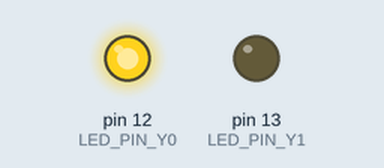
The sketch below on a simulated Arduino Uno, built with avr-gcc and run on an emulated ATmega328P. On the bench: output pins drawn as LEDs (lit = HIGH).

Above: at 0.21 s.
Timing chart, 0 to 3.0 s (numbered marks = the images above):
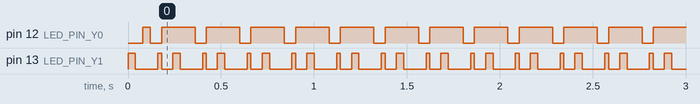

The sketch:

Charlieplex.ino
```cpp
byte LED_PIN_X0 = 10;
byte LED_PIN_X1 = 11;
byte LED_PIN_Y0 = 12;
byte LED_PIN_Y1 = 13;
int DELAY = 20;

void setup()
{
  pinMode(LED_PIN_X0, INPUT);
  digitalWrite(LED_PIN_X0, LOW);
  pinMode(LED_PIN_X1, INPUT);
  digitalWrite(LED_PIN_X1, LOW);
  pinMode(LED_PIN_Y0, INPUT);
  digitalWrite(LED_PIN_Y0, LOW);
  pinMode(LED_PIN_Y1, INPUT);
  digitalWrite(LED_PIN_Y1, LOW);
}

void loop()
{
  pinMode(LED_PIN_Y1, OUTPUT);
  digitalWrite(LED_PIN_Y1, HIGH);
  pinMode(LED_PIN_X1, OUTPUT);
  digitalWrite(LED_PIN_X1, LOW);
  delay(DELAY);
  pinMode(LED_PIN_Y1, INPUT);
  pinMode(LED_PIN_X1, INPUT);

  pinMode(LED_PIN_Y1, OUTPUT);
  digitalWrite(LED_PIN_Y1, HIGH);
  pinMode(LED_PIN_X0, OUTPUT);
  digitalWrite(LED_PIN_X0, LOW);
  delay(DELAY);
  pinMode(LED_PIN_Y1, INPUT);
  pinMode(LED_PIN_X0, INPUT);

  pinMode(LED_PIN_X1, OUTPUT);
  digitalWrite(LED_PIN_X1, HIGH);
  pinMode(LED_PIN_Y1, OUTPUT);
  digitalWrite(LED_PIN_Y1, LOW);
  delay(DELAY);
  pinMode(LED_PIN_X1, INPUT);
  pinMode(LED_PIN_Y1, INPUT);

  pinMode(LED_PIN_X0, OUTPUT);
  digitalWrite(LED_PIN_X0, HIGH);
  pinMode(LED_PIN_Y1, OUTPUT);
  digitalWrite(LED_PIN_Y1, LOW);
  delay(DELAY);
  pinMode(LED_PIN_X0, INPUT);
  pinMode(LED_PIN_Y1, INPUT);

  pinMode(LED_PIN_Y0, OUTPUT);
  digitalWrite(LED_PIN_Y0, HIGH);
  pinMode(LED_PIN_X1, OUTPUT);
  digitalWrite(LED_PIN_X1, LOW);
  delay(DELAY);
  pinMode(LED_PIN_Y0, INPUT);
  pinMode(LED_PIN_X1, INPUT);

  pinMode(LED_PIN_Y0, OUTPUT);
  digitalWrite(LED_PIN_Y0, HIGH);
  pinMode(LED_PIN_X0, OUTPUT);
  digitalWrite(LED_PIN_X0, LOW);
  delay(DELAY);
  pinMode(LED_PIN_Y0, INPUT);
  pinMode(LED_PIN_X0, INPUT);

  pinMode(LED_PIN_X1, OUTPUT);
  digitalWrite(LED_PIN_X1, HIGH);
  pinMode(LED_PIN_Y0, OUTPUT);
  digitalWrite(LED_PIN_Y0, LOW);
  delay(DELAY);
  pinMode(LED_PIN_X1, INPUT);
  pinMode(LED_PIN_Y0, INPUT);

  pinMode(LED_PIN_X0, OUTPUT);
  digitalWrite(LED_PIN_X0, HIGH);
  pinMode(LED_PIN_Y0, OUTPUT);
  digitalWrite(LED_PIN_Y0, LOW);
  delay(DELAY);
  pinMode(LED_PIN_X0, INPUT);
  pinMode(LED_PIN_Y0, INPUT);

  pinMode(LED_PIN_Y1, OUTPUT);
  digitalWrite(LED_PIN_Y1, HIGH);
  pinMode(LED_PIN_Y0, OUTPUT);
  digitalWrite(LED_PIN_Y0, LOW);
  delay(DELAY);
  pinMode(LED_PIN_Y1, INPUT);
  pinMode(LED_PIN_Y0, INPUT);

  pinMode(LED_PIN_Y0, OUTPUT);
  digitalWrite(LED_PIN_Y0, HIGH);
  pinMode(LED_PIN_Y1, OUTPUT);
  digitalWrite(LED_PIN_Y1, LOW);
  delay(DELAY);
  pinMode(LED_PIN_Y0, INPUT);
  pinMode(LED_PIN_Y1, INPUT);

  pinMode(LED_PIN_X1, OUTPUT);
  digitalWrite(LED_PIN_X1, HIGH);
  pinMode(LED_PIN_X0, OUTPUT);
  digitalWrite(LED_PIN_X0, LOW);
  delay(DELAY);
  pinMode(LED_PIN_X1, INPUT);
  pinMode(LED_PIN_X0, INPUT);

  pinMode(LED_PIN_X0, OUTPUT);
  digitalWrite(LED_PIN_X0, HIGH);
  pinMode(LED_PIN_X1, OUTPUT);
  digitalWrite(LED_PIN_X1, LOW);
  delay(DELAY);
  pinMode(LED_PIN_X0, INPUT);
  pinMode(LED_PIN_X1, INPUT);
}
```

Measured:
- by itself, pin 12 (LED_PIN_Y0): repeats every 0.24 s: LOW 0.06 s, HIGH 0.18 s
- by itself, pin 13 (LED_PIN_Y1): repeats every 0.24 s: LOW 0.12 s, HIGH 0.02 s, LOW 0.06 s, HIGH 0.04 s
- by itself, everything shown: repeats every 1.2 s, in 4 steps
